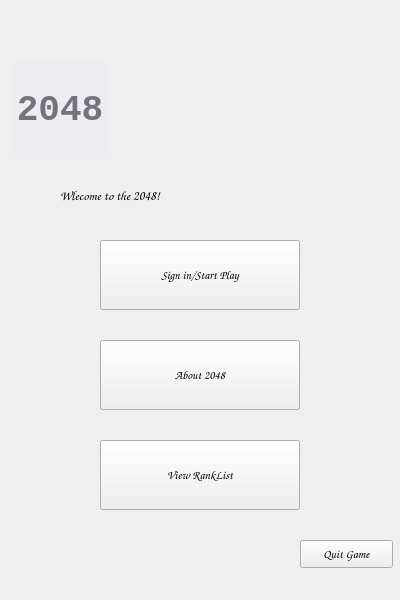
<?xml version="1.0" encoding="UTF-8"?>
<ui version="4.0">
 <class>Welcome</class>
 <widget class="QWidget" name="Welcome">
  <property name="geometry">
   <rect>
    <x>0</x>
    <y>0</y>
    <width>400</width>
    <height>600</height>
   </rect>
  </property>
  <property name="minimumSize">
   <size>
    <width>400</width>
    <height>600</height>
   </size>
  </property>
  <property name="maximumSize">
   <size>
    <width>400</width>
    <height>600</height>
   </size>
  </property>
  <property name="windowTitle">
   <string>Welcom to 2048</string>
  </property>
  <property name="styleSheet">
   <string notr="true">#Welcome{
	border-image: url(:/image/welcome.jpg);
	background-image: url(:/image/welcome.jpg);
}</string>
  </property>
  <widget class="QPushButton" name="start">
   <property name="geometry">
    <rect>
     <x>100</x>
     <y>240</y>
     <width>200</width>
     <height>70</height>
    </rect>
   </property>
   <property name="font">
    <font>
     <family>Comic Sans MS</family>
     <weight>75</weight>
     <bold>true</bold>
    </font>
   </property>
   <property name="styleSheet">
    <string notr="true">background:rgb(9, 12, 17);color:#FFFFFF;border-radius:3px;}QPushButton:hover{background: rgb(64, 73, 82);color:#FFFFFF;border-radius:3px;}QPushButton:pressed {padding-left:1px;  padding-top:1px;</string>
   </property>
   <property name="text">
    <string>Sign in/Start Play</string>
   </property>
  </widget>
  <widget class="QPushButton" name="about">
   <property name="geometry">
    <rect>
     <x>100</x>
     <y>340</y>
     <width>200</width>
     <height>70</height>
    </rect>
   </property>
   <property name="font">
    <font>
     <family>Comic Sans MS</family>
     <weight>75</weight>
     <bold>true</bold>
    </font>
   </property>
   <property name="styleSheet">
    <string notr="true">background:rgb(9, 12, 17);color:#FFFFFF;border-radius:3px;}QPushButton:hover{background: rgb(64, 73, 82);color:#FFFFFF;border-radius:3px;}QPushButton:pressed {padding-left:1px;  padding-top:1px;</string>
   </property>
   <property name="text">
    <string>About 2048</string>
   </property>
  </widget>
  <widget class="QPushButton" name="ranklist">
   <property name="geometry">
    <rect>
     <x>100</x>
     <y>440</y>
     <width>200</width>
     <height>70</height>
    </rect>
   </property>
   <property name="font">
    <font>
     <family>Comic Sans MS</family>
     <weight>75</weight>
     <bold>true</bold>
    </font>
   </property>
   <property name="styleSheet">
    <string notr="true">background:rgb(9, 12, 17);color:#FFFFFF;border-radius:3px;}QPushButton:hover{background: rgb(64, 73, 82);color:#FFFFFF;border-radius:3px;}QPushButton:pressed {padding-left:1px;  padding-top:1px;</string>
   </property>
   <property name="text">
    <string>View RankList</string>
   </property>
  </widget>
  <widget class="QLabel" name="label">
   <property name="geometry">
    <rect>
     <x>10</x>
     <y>60</y>
     <width>100</width>
     <height>100</height>
    </rect>
   </property>
   <property name="font">
    <font>
     <family>Consolas</family>
     <pointsize>27</pointsize>
     <weight>75</weight>
     <bold>true</bold>
    </font>
   </property>
   <property name="styleSheet">
    <string notr="true">color: rgb(116, 116, 124);background:rgb(237, 236, 241);border-radius:15px;</string>
   </property>
   <property name="text">
    <string>2048</string>
   </property>
   <property name="alignment">
    <set>Qt::AlignCenter</set>
   </property>
  </widget>
  <widget class="QLabel" name="label_2">
   <property name="enabled">
    <bool>true</bool>
   </property>
   <property name="geometry">
    <rect>
     <x>60</x>
     <y>160</y>
     <width>231</width>
     <height>71</height>
    </rect>
   </property>
   <property name="font">
    <font>
     <family>Comic Sans MS</family>
     <pointsize>10</pointsize>
     <weight>75</weight>
     <bold>true</bold>
    </font>
   </property>
   <property name="styleSheet">
    <string notr="true">color: ;border: 5px; solid ;border-radius: 10px</string>
   </property>
   <property name="text">
    <string>Wlecome to the 2048!</string>
   </property>
  </widget>
  <widget class="QPushButton" name="quit">
   <property name="geometry">
    <rect>
     <x>300</x>
     <y>540</y>
     <width>93</width>
     <height>28</height>
    </rect>
   </property>
   <property name="font">
    <font>
     <family>Comic Sans MS</family>
     <weight>75</weight>
     <bold>true</bold>
    </font>
   </property>
   <property name="styleSheet">
    <string notr="true">background:rgb(9, 12, 17);color:#FFFFFF;border-radius:3px;}QPushButton:hover{background: rgb(64, 73, 82);color:#FFFFFF;border-radius:3px;}QPushButton:pressed {padding-left:1px;  padding-top:1px;</string>
   </property>
   <property name="text">
    <string>Quit Game</string>
   </property>
  </widget>
 </widget>
 <resources/>
 <connections/>
</ui>
